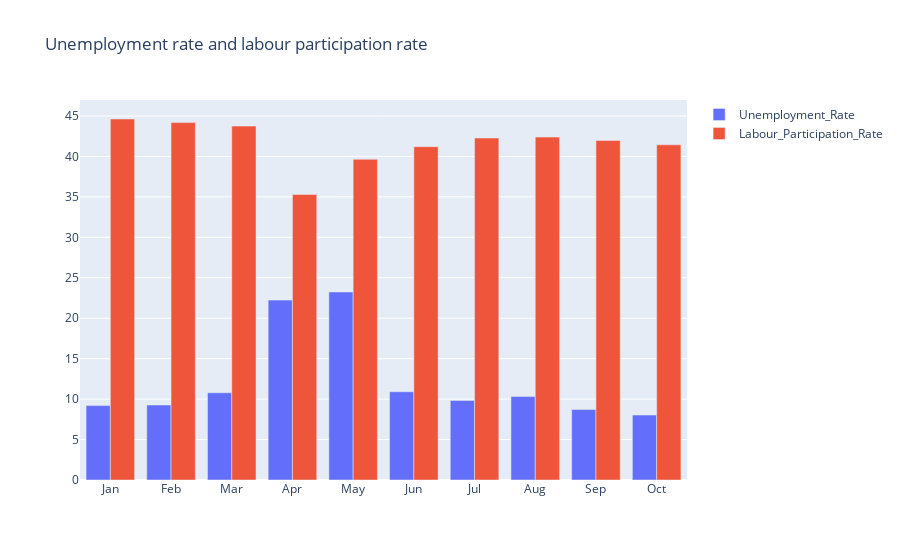

Notebook cell for this chart:
### Markdown cell above
**Visualize labour participation rate & unemployment rate in each month**

### Code cell
#Visualize labour participation rate & unemployment rate in each month

df_EE = df.groupby(['month'])[['EUR','EE','ELPR']].mean()
df_EE = pd.DataFrame(df_EE).reset_index()
month = df_EE.month
unemployment_rate = df_EE['EUR']
labour_participation_rate = df_EE['ELPR']

fig = gg.Figure()

fig.add_trace(gg.Bar(x = month, y = unemployment_rate , name='Unemployment_Rate'))
fig.add_trace(gg.Bar(x = month , y = labour_participation_rate , name='Labour_Participation_Rate'))

fig.update_layout(title = 'Unemployment rate and labour participation rate' , xaxis = {'categoryorder':'array', 'categoryarray':['Jan','Feb','Mar','Apr','May','Jun','Jul','Aug','Sep','Oct','Nov','Dec']})

fig.show()

### Figure 1 — Plotly figure (JSON) as saved in the notebook; plotly's stock layout.template omitted (floating-point values rounded to 4 significant figures)
{"data": [{"name": "Unemployment_Rate", "type": "bar", "x": ["Apr", "Aug", "Feb", "Jan", "Jul", "Jun", "Mar", "May", "Oct", "Sep"], "y": [22.24, 10.31, 9.266, 9.197, 9.834, 10.91, 10.78, 23.24, 8.026, 8.706]}, {"name": "Labour_Participation_Rate", "type": "bar", "x": ["Apr", "Aug", "Feb", "Jan", "Jul", "Jun", "Mar", "May", "Oct", "Sep"], "y": [35.3, 42.39, 44.18, 44.63, 42.27, 41.2, 43.75, 39.65, 41.44, 41.97]}], "layout": {"title": {"text": "Unemployment rate and labour participation rate"}, "xaxis": {"categoryarray": ["Jan", "Feb", "Mar", "Apr", "May", "Jun", "Jul", "Aug", "Sep", "Oct", "Nov", "Dec"], "categoryorder": "array"}}}
